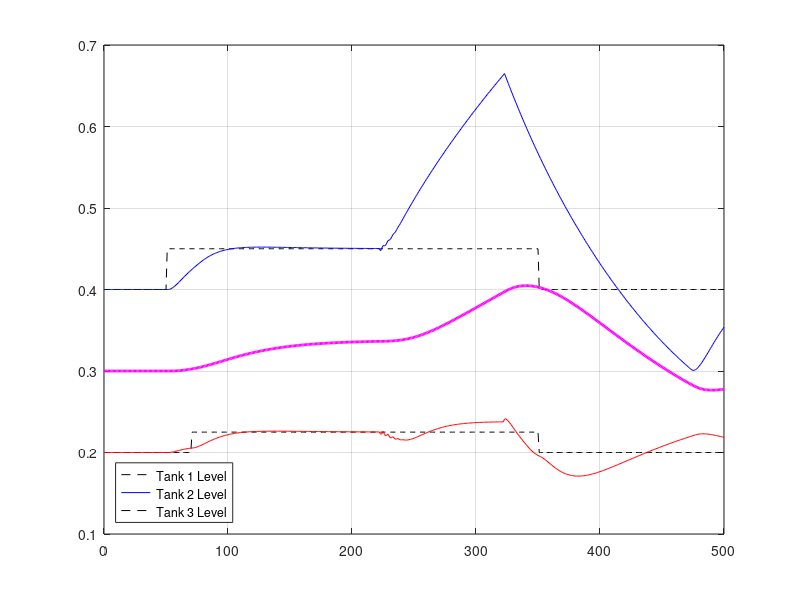

This chart was generated by the following MATLAB code: (Note: this script raises an error after producing the figure.)
load('replay_att_fig')
formatSpec = '%f';
fsz = 10;
% No_attack
% h1=figure(1) 
% set(gca, 'FontSize', fsz, 'LineWidth', 1.5); 
% plot(n,abs_inp_ref(1,1:length(n)),'k--',...
%      n,no_attack(1,1:length(n)),'b',...
%      n,abs_inp_ref(2,1:length(n)),'k--',...
%      n,no_attack(2,1:length(n)),'r',...
%      n,no_attack(3,1:length(n)),'m',...
%      'LineWidth',2),grid
%  
% g = legend('Tank 1 Level','Tank 2 Level','Tank 3 Level','Location','southwest');
% g.FontSize = 14;
% grid on
% axis([20 500 0 0.5])
% grid on;
% xlabel('Time (s)')
% ylabel('Tank 1 Level (m)')
% title('Matlab Simulation: Plant Behavior Without Attacks');
% matlab2tikz('graficas/tikz/fran_no_attack.tikz', 'showInfo', false, 'parseStrings', false, 'standalone', false, 'height', '\figureheight', 'width', '\figurewidth');
%  
% Stealth attack without defense
h2=figure(2), 
set(gca, 'FontSize', fsz, 'LineWidth', 1.5); 
plot(n,abs_inp_ref(1,1:length(n)),'k--',...
     n,r_attack(1,1:length(n)),'b',...
     n,abs_inp_ref(2,1:length(n)),'k--',...
     n,r_attack(2,1:length(n)),'r',...
     n,r_attack(3,1:length(n)),'m',...
     'LineWidth',2),grid
 
g = legend('Tank 1 Level','Tank 2 Level','Tank 3 Level','Location','southwest');
g.FontSize = 14;
grid on
axis([20 500 0 0.7])
grid on;
xlabel('Time (s)')
ylabel('Tank Level (m)')
title({'Matlab Simulation','Plant Behavior With Replay Attack without Defense'});
matlab2tikz('graficas/tikz/fran_abs_no_def.tikz', 'showInfo', false, 'parseStrings', false, 'standalone', false, 'height', '\figureheight', 'width', '\figurewidth');
matlab2tikz('graficas/tikz/std_fran_abs_no_def.tikz', 'showInfo', false, 'parseStrings', false, 'standalone', true, 'height', '0.5\columnwidth', 'width', '0.8\columnwidth');
  
% Stealth attack with defense
h3=figure(3)
set(gca, 'FontSize', fsz, 'LineWidth', 1.5); 
plot(n,abs_inp_ref(1,1:length(n)),'k--',...
     n,r_attack_d(1,1:length(n)),'b',...
     n,abs_inp_ref(2,1:length(n)),'k--',...
     n,r_attack_d(2,1:length(n)),'r',...
     n,r_attack(3,1:length(n)),'m',...
     'LineWidth',2),grid 
g = legend('Tank 1 Level','Tank 2 Level','Tank 3 Level','Location','southwest');
g.FontSize = 14;
grid on
axis([20 500 0 0.5])
grid on;
xlabel('Time (s)')
ylabel('Tank Level (m)')
title({'Matlab Simulation', 'Plant Behavior With Replay Attack with Defense'});
matlab2tikz('graficas/tikz/fran_abs_def.tikz', 'showInfo', false, 'parseStrings', false, 'standalone', false, 'height', '\figureheight', 'width', '\figurewidth');
matlab2tikz('graficas/tikz/std_fran_abs_def.tikz', 'showInfo', false, 'parseStrings', false, 'standalone', true, 'height', '0.5\columnwidth', 'width', '0.8\columnwidth');
